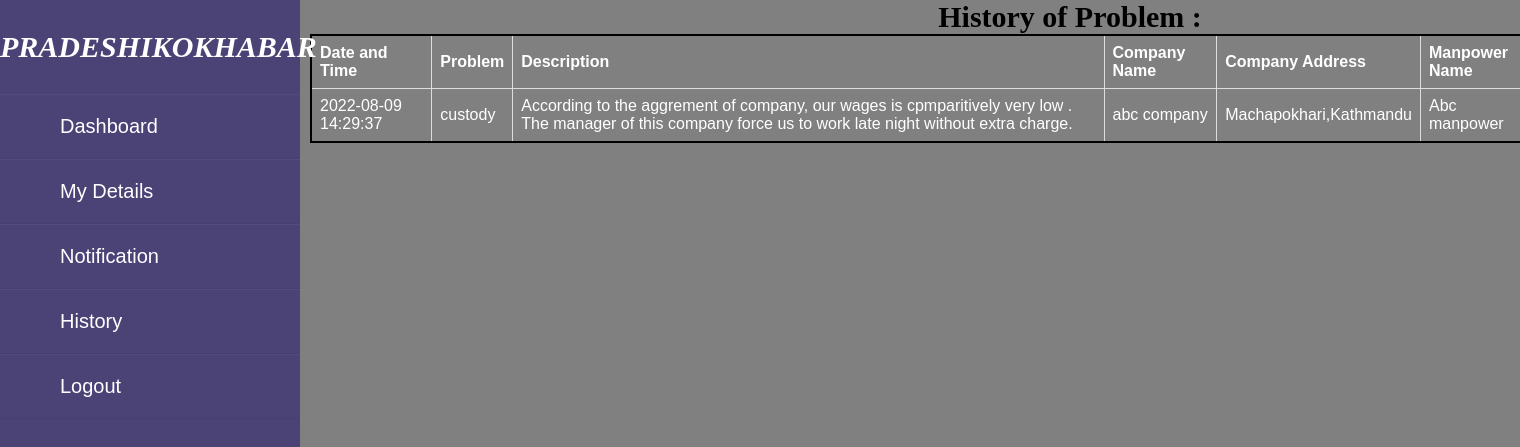
The app's page /history.php (signed in) with its own data.
### tables this page shows
CREATE TABLE `problem_list` (
  `problem_id` int(11) NOT NULL,
  `Problem` varchar(250) DEFAULT NULL,
  `Company_Name` varchar(50) DEFAULT NULL,
  `Company_Address` varchar(50) DEFAULT NULL,
  `Aggrement_Photo_of_Company` varchar(150) DEFAULT NULL,
  `Manpower_Name` varchar(50) DEFAULT NULL,
  `Manpower_Address` varchar(70) DEFAULT NULL,
  `Contact_Number_of_Manpower` varchar(50) DEFAULT NULL,
  `Province` varchar(70) DEFAULT NULL,
  `District` varchar(70) DEFAULT NULL,
  `Municipality` varchar(70) DEFAULT NULL,
  `Wardno` varchar(70) DEFAULT NULL,
  `user_id` int(11) DEFAULT NULL,
  `status` int(1) DEFAULT 0,
  `Problem_Description` varchar(450) DEFAULT NULL,
  `date` datetime NOT NULL DEFAULT current_timestamp()
);

### history.php (the view, shortened to what this page needs)
<!DOCTYPE html>
<html>
<head>
	<link rel="stylesheet" href="css/history.css">
</head>
<body>
<div class="wrapper">
	<div class="sidebar">
		<h2>PradeshiKoKhabar</h2>
		<ul>
			<li><a href="User's Dashboard.php">Dashboard</a></li>
			<li><a href="user_profile.php">My Details</a></li>
			<li><a href="notification.php">Notification</a></li>
			<li><a href="history.php">History</a></li>
			<li><a href="Logout.php">Logout</a></li>
        </ul>
    </div>
	<div class="main_content">
<h2>History of Problem :</h2>
     <div>
      <table>
            <tr>
               <th>Date and Time</th>
                <th>Problem</th>
                <th>Description</th>
                <th>Company Name</th>
                <th>Company Address</th>
                <th>Manpower Name</th>
            </tr>
            <tbody>
                <?php
		   try
		   {
		     $connection = mysqli_connect('localhost','root','','bideshikokhabar');
		   }
		   catch (Exception $e)
		   {
			  die ('Database  error:-' . $e->getMessage());
		  }
          $user_id=$_SESSION["Id"];
          $sql="select * from problem_list where user_id ='$user_id';";
          $res= mysqli_query($connection,$sql);
            while($row=mysqli_fetch_assoc($res)){
                $problem=$row['Problem'];
                $desc=$row["Problem_Description"];
                $cname=$row["Company_Name"];
                $caddress=$row["Company_Address"];
                $manpowerName=$row["Manpower_Name"];
                ?>
                <tr>
                    <td><?php echo $row["date"]; ?></td>
                    <td><?php echo $problem; ?></td>
                    <td><?php echo $desc; ?></td>
                    <td><?php echo $cname; ?></td>
                    <td><?php echo $caddress; ?></td>
                    <td><?php echo $manpowerName; ?></td>
                </tr>
              <?php
            }
               ?>
            </tbody>
        </table>
     </div>
</div>
</body>
</html>

### css/history.css (style rules this page uses)
* { margin:0; padding:0; box-sizing:border-box; list-style:none; text-decoration:none; font-family: 'josefin Sans', sans-serif; }
body { background:grey; }
.wrapper .sidebar { position:fixed; width:300px; height:100%; background:#4b4276; padding:30px o; }
.wrapper .sidebar h2 { color:#fff; text-transform:uppercase; text-align:center; margin-bottom:30px; margin-top:30px; font-style: oblique; font-weight:bold; }
.wrapper .sidebar ul li { padding:20px; border-bottom:1px solid rgba(0,0,0,0.05); border-top:1px solid rgba(225,225,225,0.05); }
.wrapper .sidebar ul li a { color:#fff; display:block; padding-left:40px; font-size:20px; }
.wrapper .main_content { width:100%; margin-left:310px; }
h2 { color:black; font-weight:bold; font-family:Calibri; font-size:30px; text-align:center; }
table { color:white; font-family: arial, sans-serif; border:2px solid black; border-collapse: collapse; width: 100%; }
td, th { border: 1px solid #dddddd; text-align: left; padding: 8px; }
div a { color:white; font-size:larger; }

### records on screen
problem_list: date "2022-08-09 14:29:37", Problem "custody", Problem_Description "According to the aggrement of company, our wages is cpmparitively very low . The manager of this company force us to work late night without extra charge.", Company_Name "abc company", Company_Address "Machapokhari,Kathmandu", Manpower_Name "Abc manpower"
